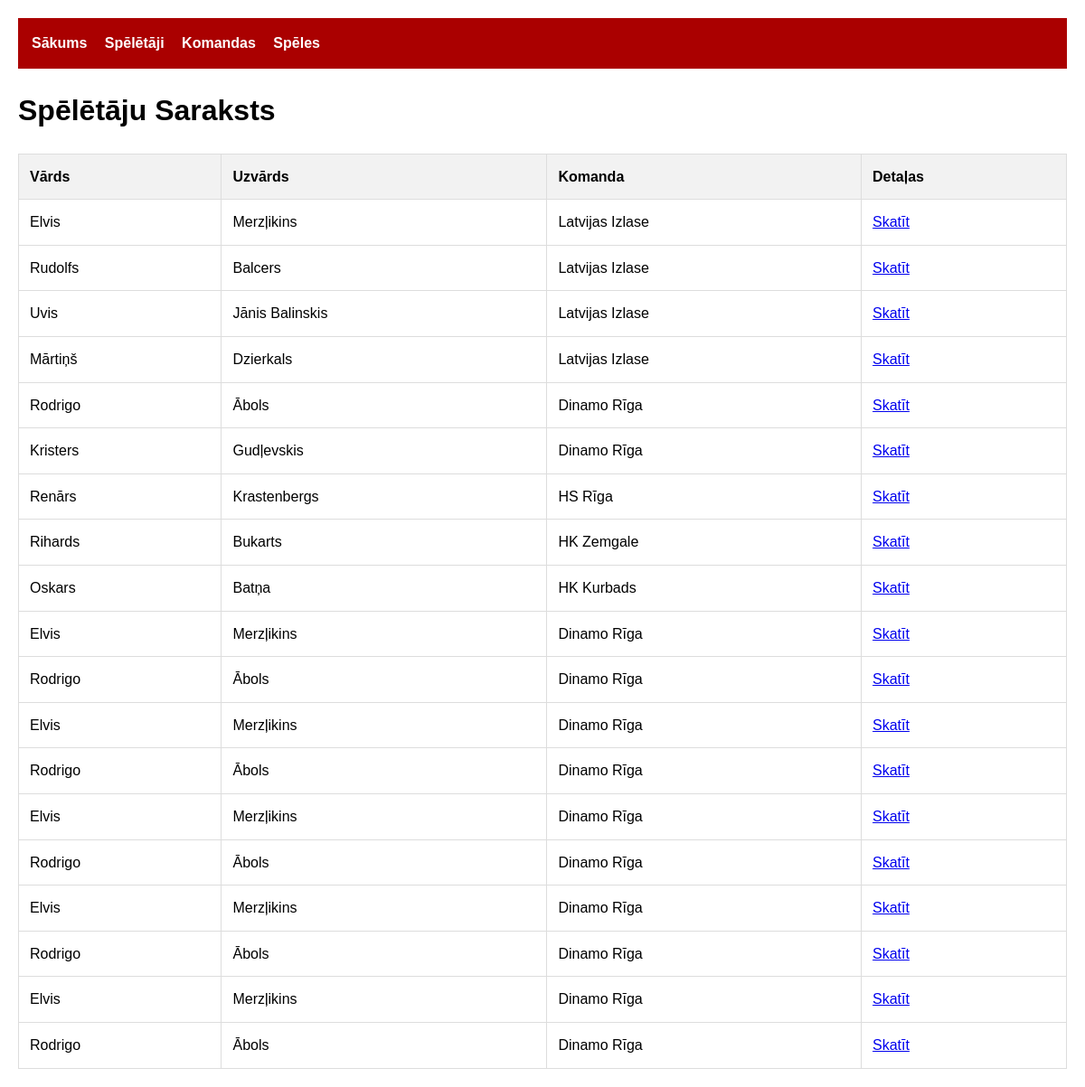
Before: /players with the older database file.
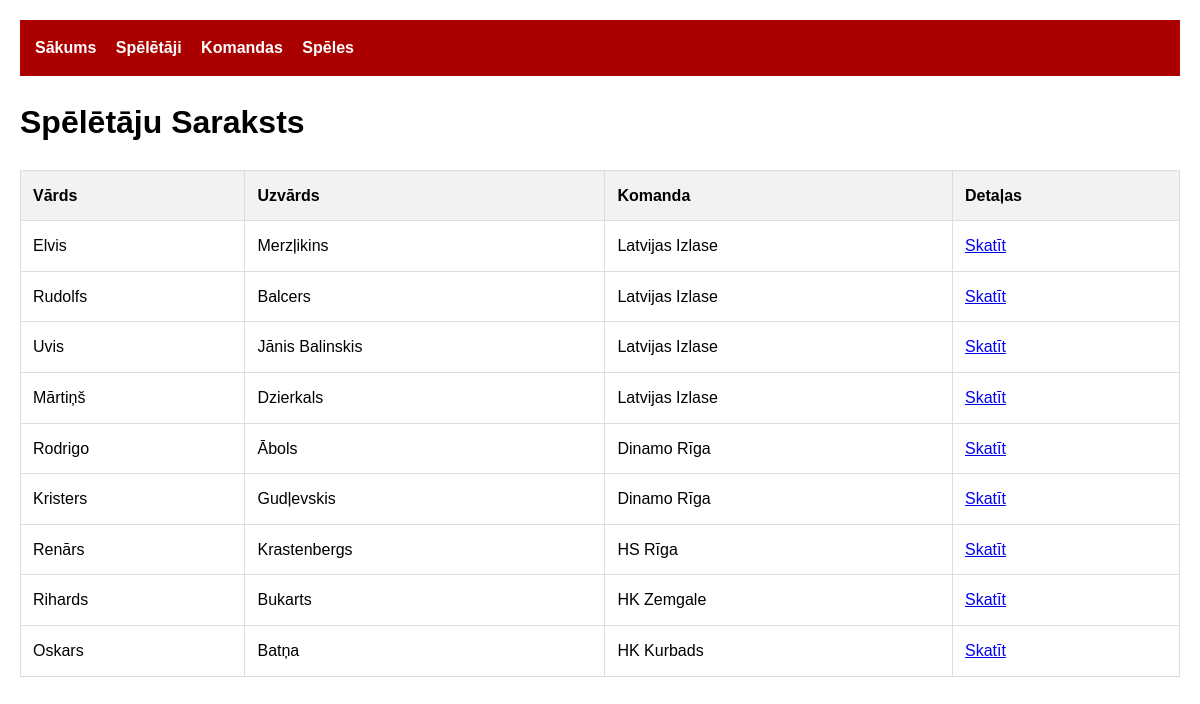
After: the same page with the newer database file.
### tables this page shows
CREATE TABLE Players (
    player_id INTEGER PRIMARY KEY AUTOINCREMENT,
    first_name TEXT NOT NULL,
    last_name TEXT NOT NULL,
    birth_date TEXT,
    position TEXT CHECK(position IN ('Goalie', 'Defenseman', 'Forward')),
    jersey_number INTEGER,
    team_id INTEGER,
    is_nhl_player BOOLEAN DEFAULT 0,
    FOREIGN KEY (team_id) REFERENCES Teams(team_id)
);

CREATE TABLE Teams (
    team_id INTEGER PRIMARY KEY AUTOINCREMENT,
    name TEXT NOT NULL,
    city TEXT NOT NULL,
    league TEXT NOT NULL,
    founded_year INTEGER,
    arena TEXT
);

### app.py (the view)
@app.route('/players')
def players():
    conn = sqlite3.connect('hockey.db')
    conn.row_factory = sqlite3.Row
    players = conn.execute('''
        SELECT p.*, t.name as team_name
        FROM Players p
        LEFT JOIN Teams t ON p.team_id = t.team_id
    ''').fetchall()
    conn.close()
    return render_template('players.html', players=players)

### templates/players.html
{% extends "base.html" %}
{% block content %}
<h1>Spēlētāju Saraksts</h1>
<table>
    <tr>
        <th>Vārds</th>
        <th>Uzvārds</th>
        <th>Komanda</th>
        <th>Detaļas</th>
    </tr>
    {% for player in players %}
    <tr>
        <td>{{ player.first_name }}</td>
        <td>{{ player.last_name }}</td>
        <td>{{ player.team_name or 'Nav komandas' }}</td>
        <td><a href="{{ url_for('player_detail', player_id=player.player_id) }}">Skatīt</a></td>
    </tr>
    {% endfor %}
</table>
{% endblock %}

### templates/base.html (shortened to what this page needs)
<!DOCTYPE html>
<html lang="lv">
<head>
    <link rel="stylesheet" href="/static/style.css">
</head>
<body>
    <nav>
        <a href="/">Sākums</a>
        <a href="/players">Spēlētāji</a>
        <a href="/teams">Komandas</a>
        <a href="/games">Spēles</a>
    </nav>
    <div class="container">
        {% block content %}{% endblock %}
    </div>
</body>
</html>

### static/style.css (style rules this page uses)
body { font-family: Arial, sans-serif; margin: 0; padding: 20px; line-height: 1.6; }
nav { background: #a00; padding: 15px; margin-bottom: 20px; }
nav a { color: white; margin-right: 15px; text-decoration: none; font-weight: bold; }
.container { max-width: 1200px; margin: 0 auto; }
table { width: 100%; border-collapse: collapse; margin-top: 20px; }
th, td { border: 1px solid #ddd; padding: 12px; text-align: left; }
th { background-color: #f2f2f2; }

Changed rows visible on the page:
removed Players: first_name "Elvis", last_name "Merzļikins", name "Dinamo Rīga"
removed Players: first_name "Rodrigo", last_name "Ābols", name "Dinamo Rīga"
removed Players: first_name "Elvis", last_name "Merzļikins", name "Dinamo Rīga"
removed Players: first_name "Rodrigo", last_name "Ābols", name "Dinamo Rīga"
removed Players: first_name "Elvis", last_name "Merzļikins", name "Dinamo Rīga"
removed Players: first_name "Rodrigo", last_name "Ābols", name "Dinamo Rīga"
removed Players: first_name "Elvis", last_name "Merzļikins", name "Dinamo Rīga"
removed Players: first_name "Rodrigo", last_name "Ābols", name "Dinamo Rīga"
removed Players: first_name "Elvis", last_name "Merzļikins", name "Dinamo Rīga"
removed Players: first_name "Rodrigo", last_name "Ābols", name "Dinamo Rīga"
